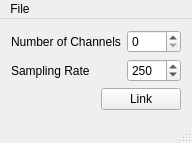
<?xml version="1.0" encoding="UTF-8"?>
<ui version="4.0">
 <class>MainWindow</class>
 <widget class="QMainWindow" name="MainWindow">
  <property name="geometry">
   <rect>
    <x>0</x>
    <y>0</y>
    <width>191</width>
    <height>133</height>
   </rect>
  </property>
  <property name="windowTitle">
   <string>Enobio Connector</string>
  </property>
  <widget class="QWidget" name="centralWidget">
   <layout class="QVBoxLayout" name="verticalLayout">
    <item>
     <layout class="QFormLayout" name="formLayout">
      <item row="0" column="0">
       <widget class="QLabel" name="label">
        <property name="text">
         <string>Number of Channels</string>
        </property>
       </widget>
      </item>
      <item row="0" column="1">
       <widget class="QSpinBox" name="channelCount">
        <property name="contextMenuPolicy">
         <enum>Qt::DefaultContextMenu</enum>
        </property>
        <property name="maximum">
         <number>128</number>
        </property>
        <property name="value">
         <number>0</number>
        </property>
       </widget>
      </item>
      <item row="1" column="0">
       <widget class="QLabel" name="label_2">
        <property name="text">
         <string>Sampling Rate</string>
        </property>
       </widget>
      </item>
      <item row="1" column="1">
       <widget class="QSpinBox" name="samplingRate">
        <property name="maximum">
         <number>2000</number>
        </property>
        <property name="singleStep">
         <number>1</number>
        </property>
        <property name="value">
         <number>250</number>
        </property>
       </widget>
      </item>
     </layout>
    </item>
    <item>
     <layout class="QHBoxLayout" name="horizontalLayout">
      <item>
       <spacer name="horizontalSpacer">
        <property name="orientation">
         <enum>Qt::Horizontal</enum>
        </property>
        <property name="sizeHint" stdset="0">
         <size>
          <width>40</width>
          <height>20</height>
         </size>
        </property>
       </spacer>
      </item>
      <item>
       <widget class="QPushButton" name="linkButton">
        <property name="text">
         <string>Link</string>
        </property>
       </widget>
      </item>
     </layout>
    </item>
   </layout>
  </widget>
  <widget class="QMenuBar" name="menuBar">
   <property name="geometry">
    <rect>
     <x>0</x>
     <y>0</y>
     <width>191</width>
     <height>18</height>
    </rect>
   </property>
   <widget class="QMenu" name="menuFile">
    <property name="title">
     <string>File</string>
    </property>
    <addaction name="actionLoad_Configuration"/>
    <addaction name="actionSave_Configuration"/>
    <addaction name="separator"/>
    <addaction name="actionQuit_2"/>
   </widget>
   <addaction name="menuFile"/>
  </widget>
  <widget class="QStatusBar" name="statusBar"/>
  <action name="actionLoad_Configuration">
   <property name="text">
    <string>Load Configuration</string>
   </property>
  </action>
  <action name="actionSave_Configuration">
   <property name="text">
    <string>Save Configuration</string>
   </property>
  </action>
  <action name="actionQuit">
   <property name="text">
    <string>Quit</string>
   </property>
  </action>
  <action name="actionQuit_2">
   <property name="text">
    <string>Quit</string>
   </property>
  </action>
 </widget>
 <layoutdefault spacing="6" margin="11"/>
 <resources/>
 <connections/>
</ui>
